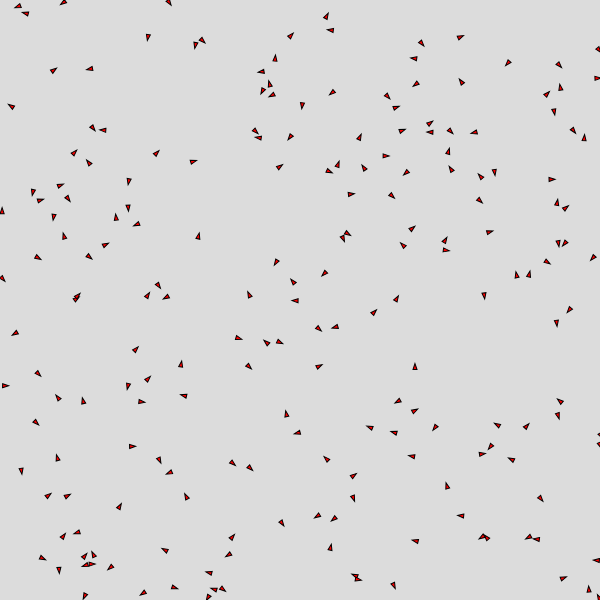
Frame 1 (no input)
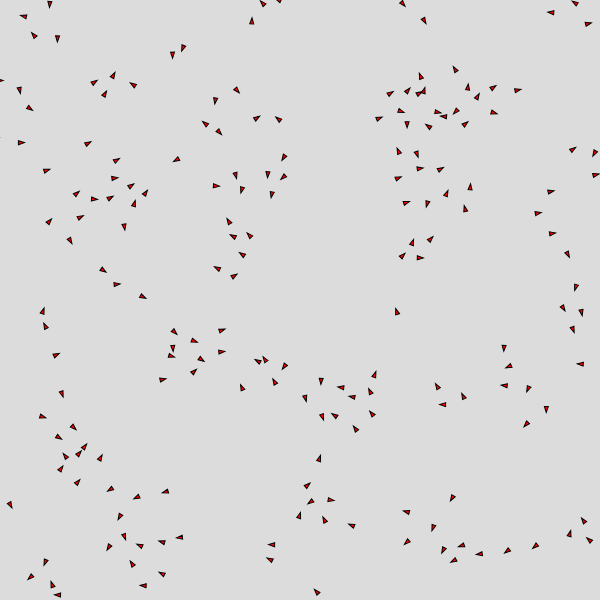
Frame 60 (no input)
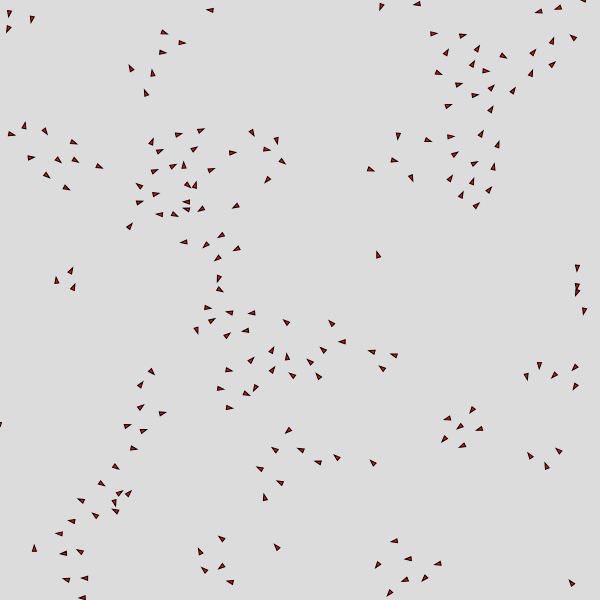
Frame 120 (the mouse pressed at the canvas centre since frame 60)

The p5.js sketch that drew these frames (run headless with seeded random() and noise() and a simulated clock; from frame 60 on, the mouse is pressed at the canvas centre):

// p5.js sketch
// ── sketch.js
let creatures = [];
let creatureNo = 200;
let wid = 600;
let hei = 600;
let range = 40;

function setup() {
  createCanvas(wid, hei);
  for (let i = 0; i < creatureNo; i++) creatures[i] = new creature(createVector(random(wid), random(hei)), creatures, range);
}

function draw() {
  background(220);
  for (let i = 0; i < creatures.length; i++) {
    creatures[i].update();
    creatures[i].show();
  }
}
// ── creature.js
class creature {
  constructor(position, others, maxDistance) {
    this.neighbours = this.findNeighbours(others, maxDistance);
    this.pos = position;
    this.vel = createVector(random(-2, 2), random(-2, 2));
    this.rad = 2;
    this.maxDist = maxDistance;
    this.acc = createVector(0, 0);
    this.maxSpeed = 2;
    this.others=others;
  }

  findNeighbours(others, maxDist) {
    //console.log(maxDist);
    let l = others.length;
    let neigh = [];
    for (let i = 0; i < l; i++)
      if (p5.Vector.sub(others[i].pos, this.pos).mag() < maxDist) neigh.push(others[i]);
    return neigh;
  }

  show() {
    push();
    fill(255, 0, 0);
    beginShape();
    translate(this.pos.x,this.pos.y);
    rotate(this.vel.heading()+3*PI/2);
    vertex( - this.rad,- this.rad);
    vertex(0,  2 * this.rad);
    vertex( this.rad,  - this.rad);
    endShape(CLOSE);
    pop();
    //this.showRadius();
  }

  update() {
    this.neighbours=this.findNeighbours(this.others,this.maxDist);
    let target = createVector(this.pos.x,this.pos.y);
    //target.add(createVector(1,1));
    target.add(this.separation().mult(20));
    target.add(this.cohesion().mult(1));
    target.add(this.alignment().mult(1));
    this.applyForce(this.steerTowards(target));
    //this.steerTowards(target);
    this.vel.add(this.acc);
    this.vel.limit(this.maxSpeed);
    this.pos.add(this.vel);
    this.acc.mult(0);
    this.respawn();
  }

  showRadius() {
    noFill();
    circle(this.pos.x, this.pos.y, this.maxDist);
  }

  separation() {
    let noNeighbours = 0;
    let target = createVector(0,0);
    for(let neighbour of this.neighbours){
      if (p5.Vector.sub(neighbour.pos,this.pos).mag()>this.maxDist/2) continue;
      noNeighbours++;
      target.add(neighbour.pos);
      target.sub(this.pos);
    }
    if(noNeighbours) target.normalize();
    target.mult(-1);
    return target;
  }
  alignment() {
    let noNeighbours = 0;
    let target = createVector(0, 0);
    for (let neighbour of this.neighbours) {
      noNeighbours++;
      target.add(neighbour.vel);
    }
    if (noNeighbours != 0) target.normalize();
    return target;
  }
  cohesion() {
    let noNeighbours = 0;
    let target = createVector(0, 0);
    for (let neighbour of this.neighbours) {
      target.add(neighbour.pos);
      target.sub(this.pos);
      noNeighbours++;
    }
     if (noNeighbours != 0) target.normalize();
    return target;
  }

  applyForce(force) {
    this.acc.add(force);
  }
  
  steerTowards(target){
    let desiredVel = createVector(target.x,target.y);
    desiredVel.sub(this.pos);
    let acc = createVector(desiredVel.x,desiredVel.y);
    acc.sub(this.vel);
    acc.limit(0.1);
    return acc;
  }
  
  respawn(){
    if(this.pos.x<-10) this.pos.x=width+10;
    if(this.pos.x>width+10) this.pos.x=-10;
    if(this.pos.y<-10) this.pos.y=height+10;
    if(this.pos.y>height+10) this.pos.y=-10;
  }
}
